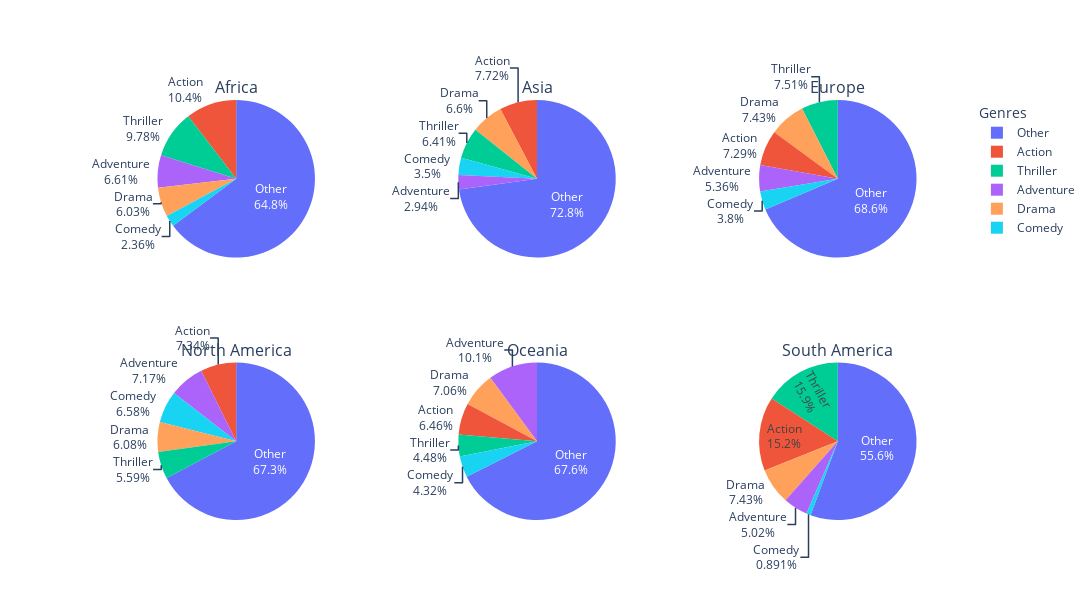

Notebook code for this chart:
### Code cell
create_exported_gross_pie_charts(exploded_df, self_loop=False)

### Figure 1 — Plotly figure (JSON) as saved in the notebook; plotly's stock layout.template omitted (floating-point values rounded to 4 significant figures)
{"data": [{"domain": {"x": [0, 0.2889], "y": [0.625, 1]}, "labels": ["Action", "Adventure", "Comedy", "Drama", "Thriller", "Other"], "name": "Africa", "textinfo": "percent+label", "type": "pie", "values": [290200000.0, 184200000.0, 65700000.0, 168100000.0, 272400000.0, 1805000000.0]}, {"domain": {"x": [0.3556, 0.6444], "y": [0.625, 1]}, "labels": ["Action", "Adventure", "Comedy", "Drama", "Thriller", "Other"], "name": "Asia", "textinfo": "percent+label", "type": "pie", "values": [1933000000.0, 737500000.0, 876900000.0, 1652000000.0, 1607000000.0, 18250000000.0]}, {"domain": {"x": [0.7111, 1], "y": [0.625, 1]}, "labels": ["Action", "Adventure", "Comedy", "Drama", "Thriller", "Other"], "name": "Europe", "textinfo": "percent+label", "type": "pie", "values": [13750000000.0, 10110000000.0, 7176000000.0, 14010000000.0, 14170000000.0, 129400000000.0]}, {"domain": {"x": [0, 0.2889], "y": [0, 0.375]}, "labels": ["Action", "Adventure", "Comedy", "Drama", "Thriller", "Other"], "name": "North America", "textinfo": "percent+label", "type": "pie", "values": [42950000000.0, 41950000000.0, 38520000000.0, 35570000000.0, 32710000000.0, 393700000000.0]}, {"domain": {"x": [0.3556, 0.6444], "y": [0, 0.375]}, "labels": ["Action", "Adventure", "Comedy", "Drama", "Thriller", "Other"], "name": "Oceania", "textinfo": "percent+label", "type": "pie", "values": [3208000000.0, 5022000000.0, 2147000000.0, 3507000000.0, 2226000000.0, 33570000000.0]}, {"domain": {"x": [0.7111, 1], "y": [0, 0.375]}, "labels": ["Action", "Adventure", "Comedy", "Drama", "Thriller", "Other"], "name": "South America", "textinfo": "percent+label", "type": "pie", "values": [200400000.0, 66404031, 11775752, 98190000.0, 209900000.0, 735100000.0]}], "layout": {"annotations": [{"font": {"size": 16}, "showarrow": false, "text": "Africa", "x": 0.1444, "xanchor": "center", "xref": "paper", "y": 1, "yanchor": "bottom", "yref": "paper"}, {"font": {"size": 16}, "showarrow": false, "text": "Asia", "x": 0.5, "xanchor": "center", "xref": "paper", "y": 1, "yanchor": "bottom", "yref": "paper"}, {"font": {"size": 16}, "showarrow": false, "text": "Europe", "x": 0.8556, "xanchor": "center", "xref": "paper", "y": 1, "yanchor": "bottom", "yref": "paper"}, {"font": {"size": 16}, "showarrow": false, "text": "North America", "x": 0.1444, "xanchor": "center", "xref": "paper", "y": 0.375, "yanchor": "bottom", "yref": "paper"}, {"font": {"size": 16}, "showarrow": false, "text": "Oceania", "x": 0.5, "xanchor": "center", "xref": "paper", "y": 0.375, "yanchor": "bottom", "yref": "paper"}, {"font": {"size": 16}, "showarrow": false, "text": "South America", "x": 0.8556, "xanchor": "center", "xref": "paper", "y": 0.375, "yanchor": "bottom", "yref": "paper"}], "height": 600, "legend": {"title": {"text": "Genres"}}, "showlegend": true, "width": 1100}}
